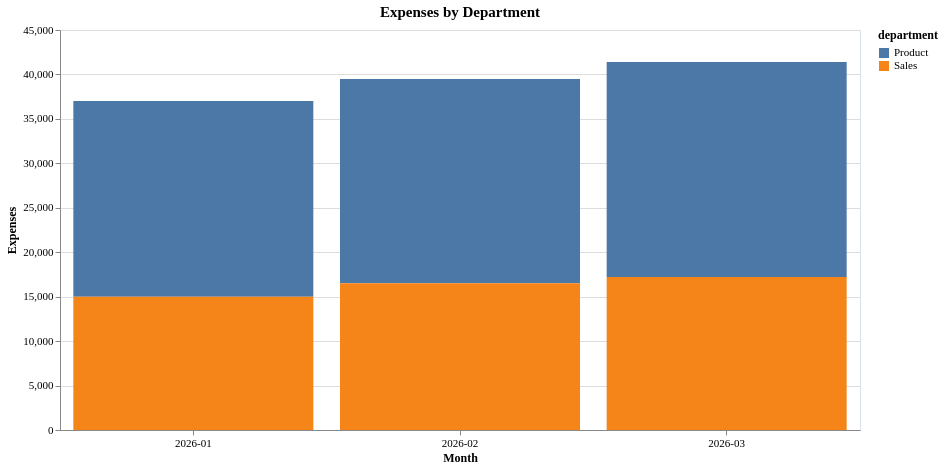

Here is the Vega-Lite specification saved for this chart:
### Vega-Lite specification from a JSON file in a GitHub repository (floating-point values rounded to 4 significant figures)
{"config": {"view": {"continuousWidth": 300, "continuousHeight": 300, "stroke": "#d9e2ec"}, "axis": {"labelAngle": 0, "labelFontSize": 11, "titleFontSize": 12, "titleFontWeight": 600, "labelFont": "Hanken Grotesk", "titleFont": "Hanken Grotesk"}, "legend": {"labelFontSize": 11, "titleFontSize": 12, "titleFontWeight": 600, "labelFont": "Hanken Grotesk", "titleFont": "Hanken Grotesk"}, "title": {"fontSize": 15, "fontWeight": 600, "subtitleFontSize": 12, "subtitleFontWeight": 400, "font": "Hanken Grotesk", "subtitleFont": "Hanken Grotesk"}}, "data": {"name": "data-3679c01fcbe476939d2468a4f3d61989"}, "mark": {"type": "bar"}, "encoding": {"color": {"field": "department", "type": "nominal"}, "opacity": {"condition": {"param": "param_da46cb0ab065acf5", "value": 1}, "value": 0.2}, "tooltip": [{"field": "month", "type": "nominal"}, {"field": "expenses", "type": "quantitative"}, {"field": "department", "type": "nominal"}], "x": {"axis": {"labelAngle": 0}, "field": "month", "title": "Month", "type": "nominal"}, "y": {"field": "expenses", "title": "Expenses", "type": "quantitative"}}, "height": 400, "params": [{"name": "param_da46cb0ab065acf5", "select": {"type": "point", "fields": ["department"]}, "bind": "legend"}], "title": "Expenses by Department", "width": 800, "$schema": "https://vega.github.io/schema/vega-lite/v6.4.1.json", "datasets": {"data-3679c01fcbe476939d2468a4f3d61989": [{"month": "2026-01", "department": "Product", "expenses": 22000.0}, {"month": "2026-02", "department": "Product", "expenses": 23000.0}, {"month": "2026-03", "department": "Sales", "expenses": 17200.0}, {"month": "2026-02", "department": "Sales", "expenses": 16500.0}, {"month": "2026-03", "department": "Product", "expenses": 24200.0}, {"month": "2026-01", "department": "Sales", "expenses": 15000.0}]}}
